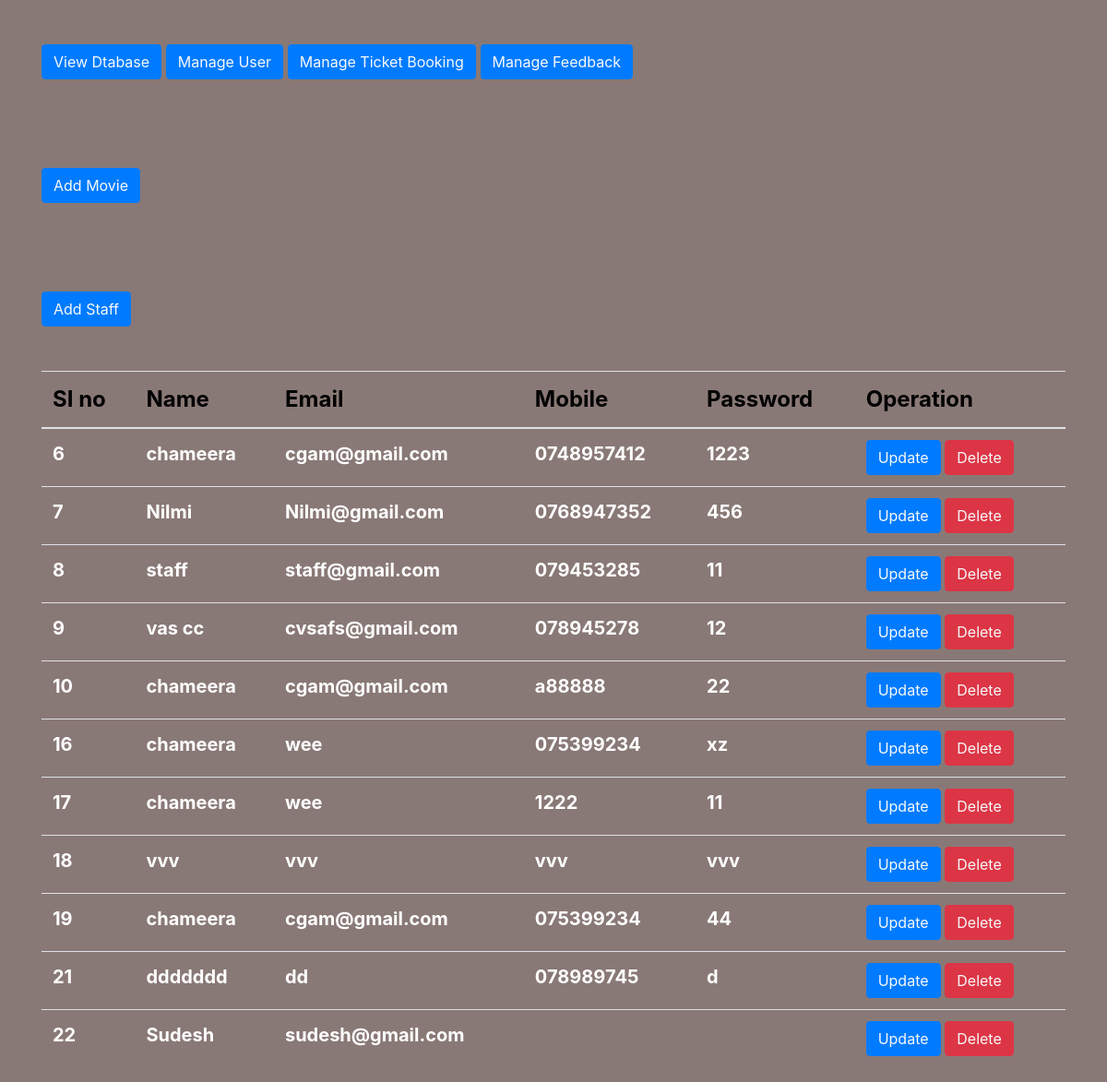
Screenshot of /display.php with the database file from the repository.
### tables this page shows
CREATE TABLE `staff` (
  `id` int(11) NOT NULL,
  `name` varchar(100) NOT NULL,
  `email` varchar(100) NOT NULL,
  `mobile` varchar(20) NOT NULL,
  `password` varchar(100) NOT NULL
);

### display.php (the view, shortened to what this page needs)
<?php
include 'connect.php';
?>
<!DOCTYPE html>
<html lang="en">
<head>
    <link rel="stylesheet" href="https://cdn.jsdelivr.net/npm/bootstrap@4.0.0/dist/css/bootstrap.min.css" >
</head>
<body>
<div class="container">
<button class= "btn btn-primary my-5"><a href="http://localhost/phpmyadmin/index.php?route=/sql&pos=0&db=cineplex&table=admin" class="text-light">View Dtabase</a></button>
    <button class= "btn btn-primary my-5"><a href="http://localhost/phpmyadmin/index.php?route=/sql&pos=0&db=cineplex&table=admin_table" class="text-light">Manage User</a></button>
    <button class= "btn btn-primary my-5"><a href="http://localhost/phpmyadmin/index.php?route=/sql&pos=0&db=cineplex&table=movie" class="text-light">Manage Ticket Booking</a></button>
    <button class= "btn btn-primary my-5"><a href="http://localhost/phpmyadmin/index.php?route=/sql&pos=0&db=cineplex&table=feedback" class="text-light">Manage Feedback</a></button>
    <br><button class= "btn btn-primary my-5"><a href="add_movie.php" class="text-light">Add Movie</a></button>
    <br><button class= "btn btn-primary my-5"><a href="staff.php" class="text-light">Add Staff</a></button>
    <table class="table">
  <thead>
    <tr>
      <th scope="col" style="color: black; font-size: 24px; font-weight: bold;">SI no</th>
      <th scope="col"style="color: black; font-size: 24px; font-weight: bold;">Name</th>
      <th scope="col"style="color: black; font-size: 24px; font-weight: bold;">Email</th>
      <th scope="col"style="color: black; font-size: 24px; font-weight: bold;">Mobile</th>
      <th scope="col"style="color: black; font-size: 24px; font-weight: bold;">Password</th>
      <th scope="col"style="color: black; font-size: 24px; font-weight: bold;">Operation</th>
    </tr>
  </thead>
  <tbody>
  <?php
  $sql = "SELECT * FROM `staff`";
  $result=mysqli_query($con,$sql);
  if($result){
    while($row=mysqli_fetch_assoc($result)){
        $id=$row['id'];
        $name=$row['name'];
        $email=$row['email'];
        $mobile=$row['mobile'];
        $password=$row['password'];
        echo '<tr>
        <th scope="row">'.$id.'</th>
        <td>'.$name.'</td>
        <td>'.$email.'</td>
        <td>'.$mobile.'</td>
        <td>'.$password.'</td>
        <td>
        <button class="btn btn-primary"><a href="updateStaff.php?updateid=' . $id . '"" class="text-light">Update</a></button>
        <button class="btn btn-danger"><a href="deleteStaff.php?deleteid=' . $id . '" class="text-light">Delete</a></button>
    </td>
      </tr>';
    }
  }
  ?>
  </tbody>
</table>
</div>
</body>
</html>

### display.php (style rules this page uses)
body { background: #897976 ; color:white; font-size:20px; font-weight:bold; }

### rows the page displays
staff: id "6", name "chameera", email "cgam@gmail.com", mobile "0748957412", password "1223"
staff: id "7", name "Nilmi", email "Nilmi@gmail.com", mobile "0768947352", password "456"
staff: id "8", name "staff", email "staff@gmail.com", mobile "079453285", password "11"
staff: id "9", name "vas cc", email "cvsafs@gmail.com", mobile "078945278", password "12"
staff: id "10", name "chameera", email "cgam@gmail.com", mobile "a88888", password "22"
staff: id "16", name "chameera", email "wee", mobile "075399234", password "xz"
staff: id "17", name "chameera", email "wee", mobile "1222", password "11"
staff: id "18", name "vvv", email "vvv", mobile "vvv", password "vvv"
staff: id "19", name "chameera", email "cgam@gmail.com", mobile "075399234", password "44"
staff: id "21", name "ddddddd", email "dd", mobile "078989745", password "d"
staff: id "22", name "Sudesh", email "sudesh@gmail.com"
